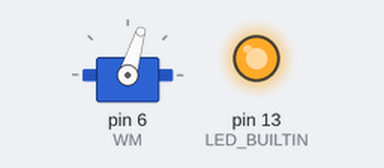
Bench run of a sketch on a simulated Arduino Uno, built with avr-gcc and run on an emulated ATmega328P. Parts: servo, output pins drawn as LEDs (lit = HIGH).

Above: at 3.05 s.
At 5.7 s:
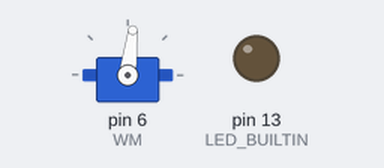
At 7.0 s:
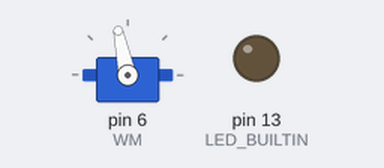
At 8.35 s:
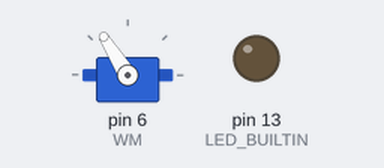
Timing chart, 0 to 10.0 s (numbered marks = the images above):
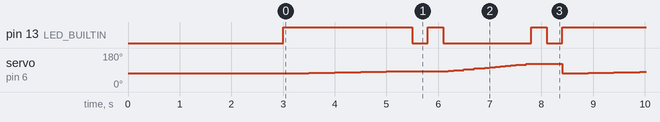

The sketch:

weapon_motor_test.ino
```cpp
#include <Servo.h>


#define WM 6      // Weapon motor
Servo weaponESC;
int pos = 0;

void setup() {
  // put your setup code here, to run once:
  pinMode(LED_BUILTIN, OUTPUT);
  digitalWrite(LED_BUILTIN, LOW);
  weaponESC.attach(WM);
  weaponESC.writeMicroseconds(1300);
  delay(3000);
  digitalWrite(LED_BUILTIN, HIGH);
}

void loop() {
  // digitalWrite(LED_BUILTIN, HIGH);
  // weaponESC.writeMicroseconds(1400);
  // delay(2000);
  // digitalWrite(LED_BUILTIN, LOW);
  // weaponESC.writeMicroseconds(1300);
  // delay(2000);

  for (pos = 1300; pos <= 1400; pos += 25) {
    weaponESC.writeMicroseconds(pos);
    delay(500);
  }
  digitalWrite(LED_BUILTIN, LOW);
  delay(300);
  digitalWrite(LED_BUILTIN, HIGH);
  delay(300);
  digitalWrite(LED_BUILTIN, LOW);

  for (pos = 1400; pos <= 1800; pos += 25) {
    weaponESC.writeMicroseconds(pos);
    delay(100);
  }

  digitalWrite(LED_BUILTIN, HIGH);
  delay(300);
  digitalWrite(LED_BUILTIN, LOW);
  delay(300);
  digitalWrite(LED_BUILTIN, HIGH);
}
```

Measured:
- by itself, pin 13 (LED_BUILTIN): repeats every 5.4 s: HIGH 0.30 s, LOW 1.7 s, HIGH 0.30 s, LOW 0.30 s, HIGH 2.5 s, LOW 0.30 s
- by itself, servo on pin 6 (WM): ramps from 73° to 122° and jumps back, once every 5.4 s
